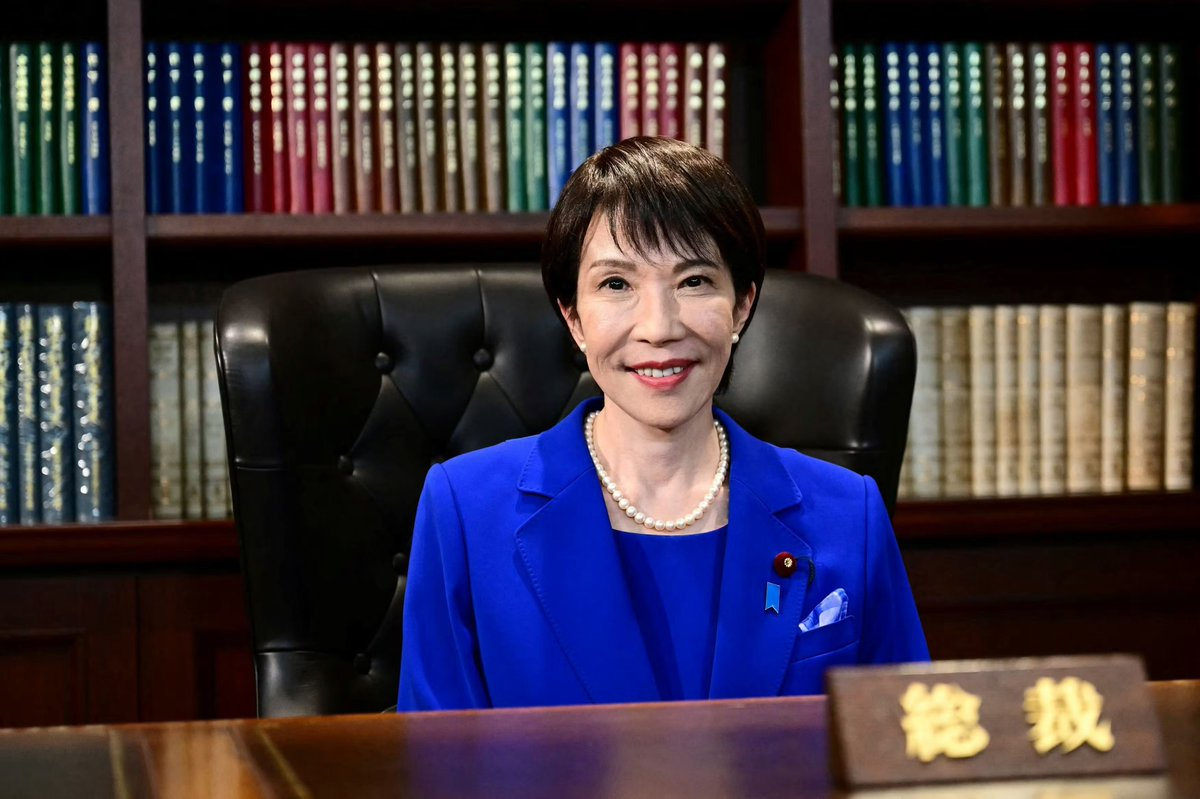
#> input picture photos/2025-10-04.jpg, 1200 x 799 px; its folder holds only this picture in this run
$ python resize_images.py
#> lines starting #> are read from the running program, lines starting #| are printed output that depends on the picture
#> further down, img is the input picture: PIL image 1200x799 RGB; mean R, G, B 60.2, 51.7, 63.7
from PIL import Image
from pathlib import Path

# === 設定 ===
SOURCE_DIR = Path("photos")             # 元画像フォルダ
OUTPUT_DIR = Path("photos_resized")     # 出力先フォルダ
TARGET_SIZE = (1276, 798)               # 幅×高さ(px)
TARGET_DPI = (72, 72)                   # 解像度(dpi)

# 出力フォルダを作成
OUTPUT_DIR.mkdir(exist_ok=True)

# 対象ファイルを取得
image_files = list(SOURCE_DIR.glob("*.jpg")) + list(SOURCE_DIR.glob("*.jpeg")) + list(SOURCE_DIR.glob("*.png"))

print(f"📷 {len(image_files)} 枚の画像を処理します...")

def resize_and_crop(img: Image.Image, size):
    """アスペクト比を維持して中央トリミング"""
#> called with size = (1276, 798)
    target_w, target_h = size
    orig_w, orig_h = img.size
#> orig_w = 1200; orig_h = 799
    orig_ratio = orig_w / orig_h
#> orig_ratio = 1.5
    target_ratio = target_w / target_h

    # まずアスペクト比を保ったまま最小辺がフィットするようにリサイズ
    if orig_ratio > target_ratio:
        # 横長 → 高さを合わせる
        new_h = target_h
        new_w = int(new_h * orig_ratio)
    else:
        # 縦長 → 幅を合わせる
        new_w = target_w
        new_h = int(new_w / orig_ratio)
#> new_h = 849

    img_resized = img.resize((new_w, new_h), Image.LANCZOS)

    # 中央をトリミング
    left = (new_w - target_w) / 2
    top = (new_h - target_h) / 2
#> top = 25.5
    right = left + target_w
    bottom = top + target_h
#> bottom = 823.5

    return img_resized.crop((left, top, right, bottom))
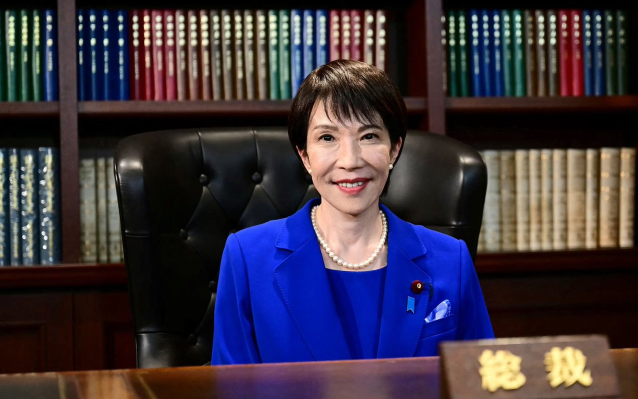
#> returned value: PIL image 1276x798 RGB (shown at 1/2 size); mean R, G, B 60.7, 52.6, 65.6

for img_path in image_files:
    try:
        with Image.open(img_path) as img:
            img = img.convert("RGB")
            result = resize_and_crop(img, TARGET_SIZE)

            out_path = OUTPUT_DIR / img_path.with_suffix(".jpg").name
            result.save(out_path, "JPEG", dpi=TARGET_DPI, quality=95)
            print(f"✅ {img_path.name} → {out_path.name}")
    except Exception as e:
        print(f"⚠️ {img_path.name} の処理中にエラー: {e}")

print("🎉 すべての画像をリサイズ＆中央トリミングして photos_resized に保存しました。")

$ run again, on photos/2025-10-06.jpg
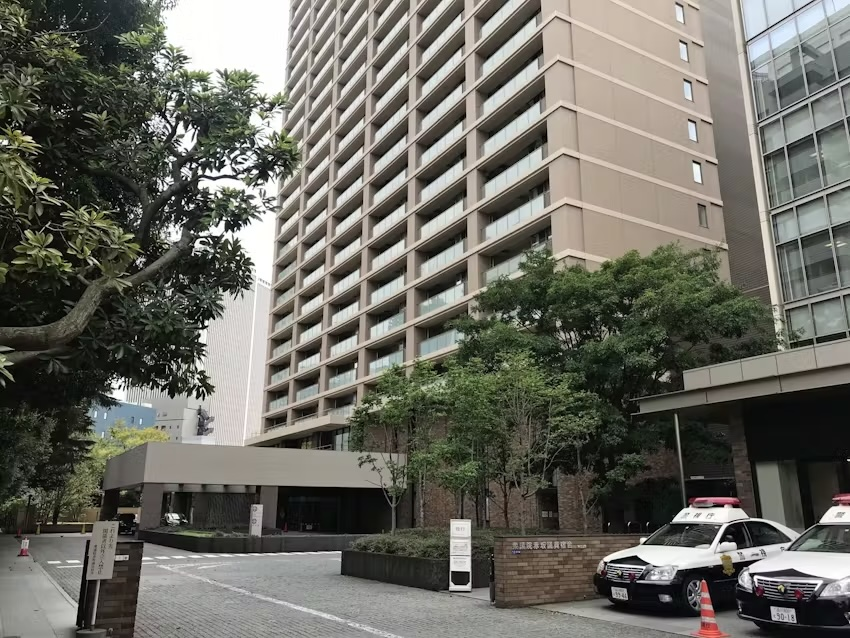
#> input picture photos/2025-10-06.jpg, 850 x 638 px
#> img is the input picture: PIL image 850x638 RGB; mean R, G, B 107.5, 106.8, 98.4
#> in resize_and_crop, `img_resized = img.resize((new_w, new_h), Image.LANCZOS)`:
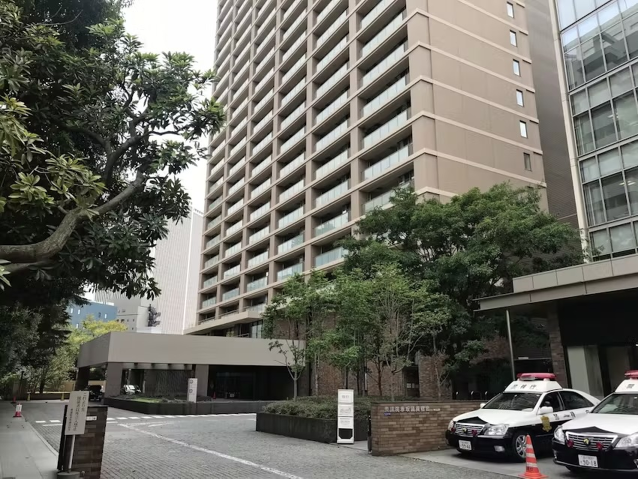
#> img_resized: PIL image 1276x957 RGB (shown at 1/2 size); mean R, G, B 107.5, 106.8, 98.4
#> in resize_and_crop, `return img_resized.crop((left, top, right, bottom))`:
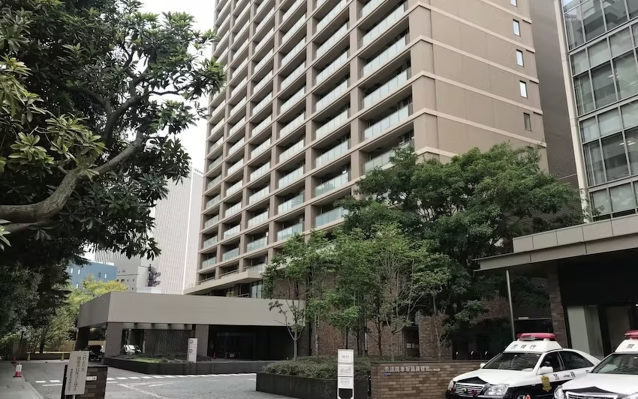
#> returned value: PIL image 1276x798 RGB (shown at 1/2 size); mean R, G, B 101.3, 100.9, 91.7

$ run again, on photos/2025-10-06_1.jpg
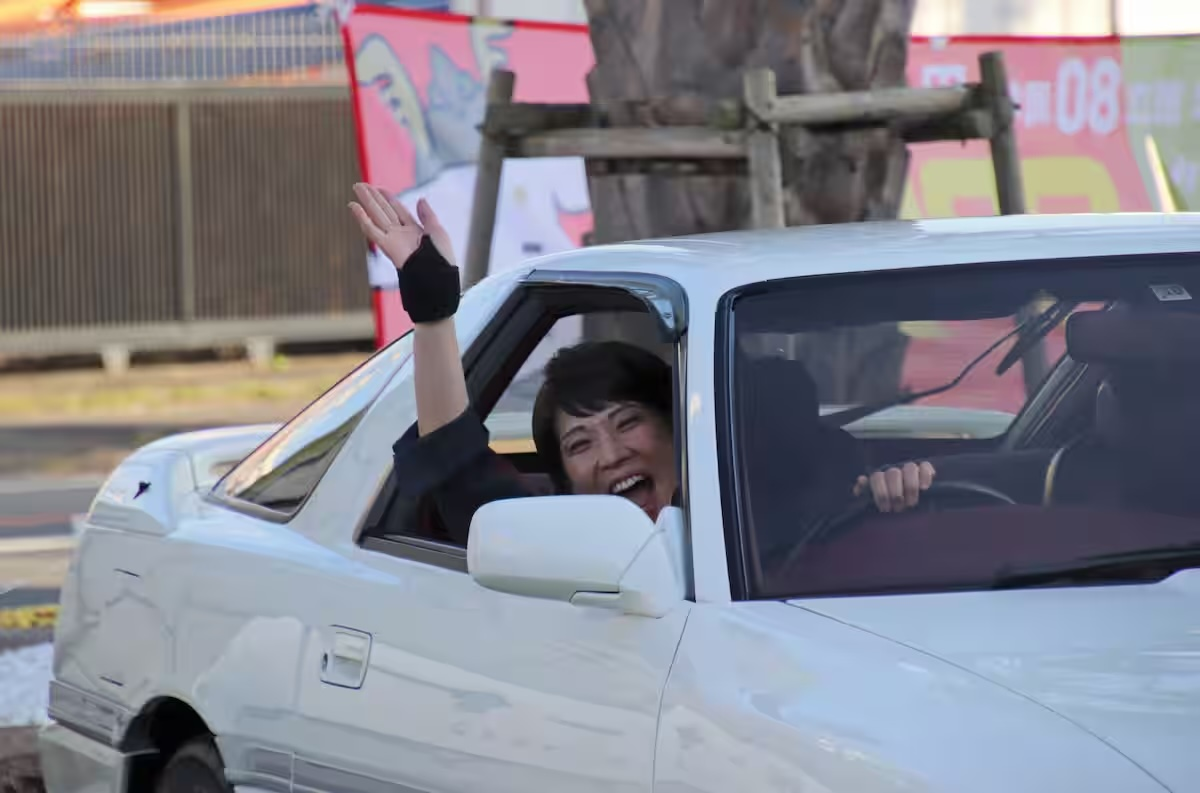
#> input picture photos/2025-10-06_1.jpg, 1200 x 793 px
#> img is the input picture: PIL image 1200x793 RGB; mean R, G, B 129.1, 128.8, 138.4
#> in resize_and_crop, `return img_resized.crop((left, top, right, bottom))`:
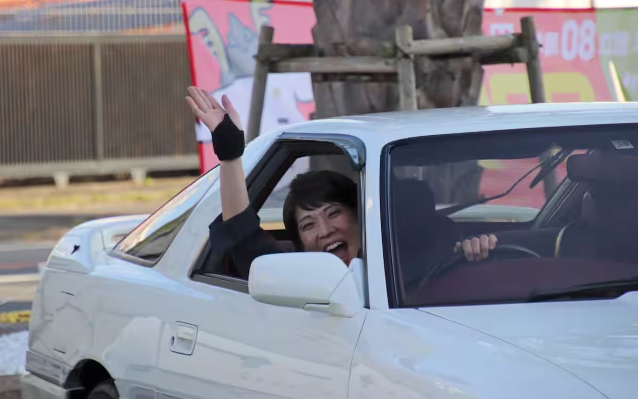
#> returned value: PIL image 1276x798 RGB (shown at 1/2 size); mean R, G, B 127.4, 127.4, 137.3

$ run again, on photos/2025-10-07_5.jpg
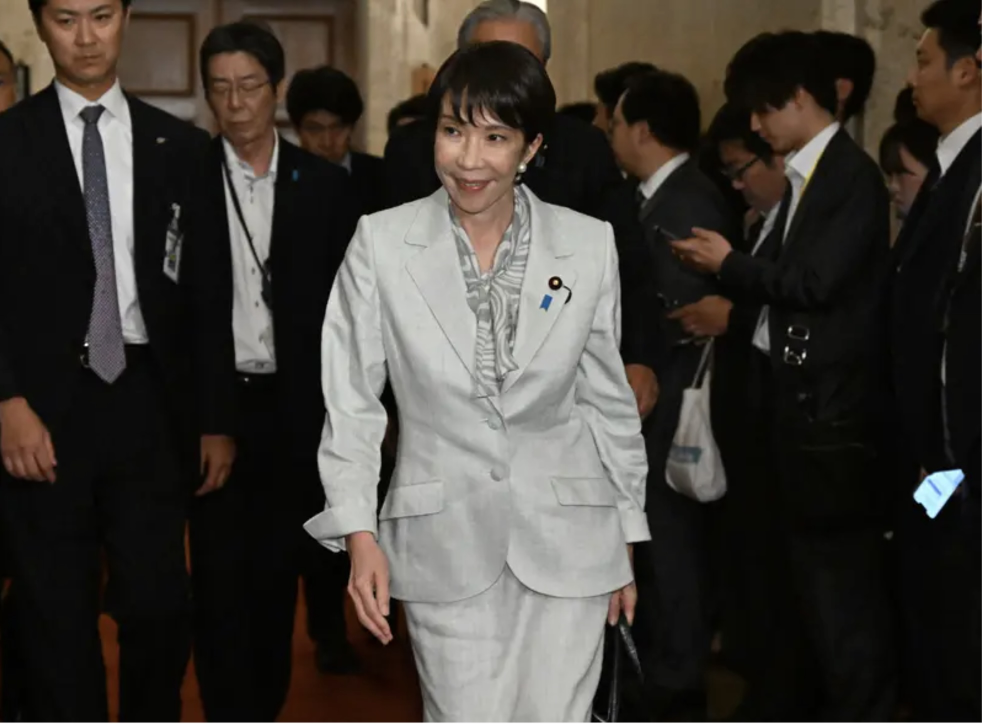
#> input picture photos/2025-10-07_5.jpg, 1964 x 1448 px (shown at 1/2 size)
#> img is the input picture: PIL image 1964x1448 RGB; mean R, G, B 64.4, 59.9, 54.4
#> in resize_and_crop, `return img_resized.crop((left, top, right, bottom))`:
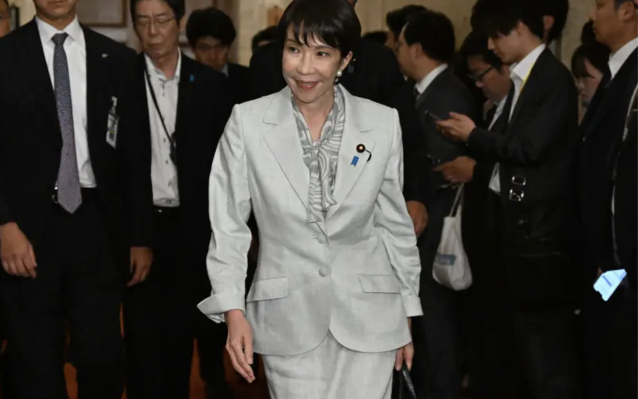
#> returned value: PIL image 1276x798 RGB (shown at 1/2 size); mean R, G, B 63.5, 60.1, 55.6
